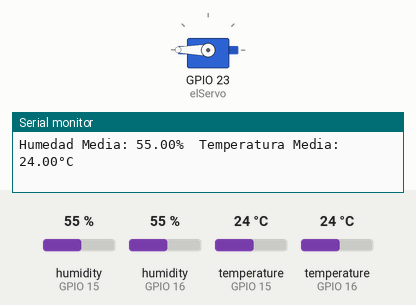
This sketch was run on a simulated ESP32. Parts: servo, the last lines printed to the serial monitor. Inputs (shaded band) come from the test bench; at power-on: humidity (sensors on GPIO 15, GPIO 16) 55 %, temperature (sensors on GPIO 15, GPIO 16) 24 °C.

Above: at 5.23 s.
At 11.1 s:
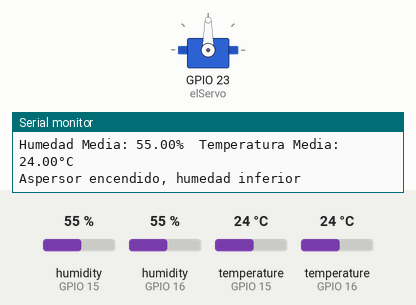
11.2 s: humidity (sensor on GPIO 15) set to 88 %
Timing chart, 0 to 14.2 s (numbered marks = the images above; inputs shaded):
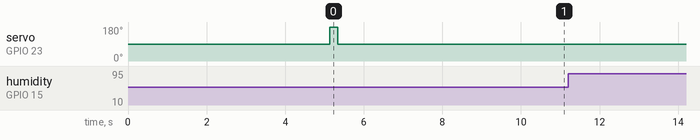

The sketch:

DHT11_2_def_servo_controller.ino
```cpp
#include <DHT.h>
#include <ESP32Servo.h>

#define DHTPIN1 15 // gpio
#define DHTPIN2 16 // gpio
#define DHTTYPE DHT11

DHT dht1(DHTPIN1, DHTTYPE);
DHT dht2(DHTPIN2, DHTTYPE);
Servo elServo;      // Objeto Servo

bool countServo = false;//Para identificar si el servo esta apagadoo encendido
int rInf = 70;
int rSup = 90;

void setup(){
    Serial.begin(9600);
    dht1.begin();
    dht2.begin();
    elServo.attach(23); //gpio
}

void loop(){
    delay(5000); // 1s
    float humedad1 = dht1.readHumidity();
    float temperatura1 = dht1.readTemperature();
    float humedad2 = dht2.readHumidity();
    float temperatura2 = dht2.readTemperature();

    if (isnan(humedad1) || isnan(temperatura1) || isnan(humedad2) || isnan(temperatura2)){
        Serial.println("Error al leer los sensores DHT11");
        return;
    }

    Serial.print("Sensor 1 - Humedad: ");  Serial.print(humedad1);  Serial.print("%\t");  Serial.print("Temperatura: ");  Serial.print(temperatura1);  Serial.println("°C");
    Serial.print("Sensor 2 - Humedad: ");  Serial.print(humedad2);  Serial.print("%\t");  Serial.print("Temperatura: ");  Serial.print(temperatura2);  Serial.println("°C");

    float humedadMedia = (humedad1 + humedad2) / 2.0;
    float temperaturaMedia = (temperatura1 + temperatura2) / 2.0;

    Serial.print("Humedad Media: ");  Serial.print(humedadMedia);  Serial.print("%\t");  Serial.print("Temperatura Media: ");  Serial.print(temperaturaMedia);  Serial.println("°C");

    if (humedadMedia <= rInf && countServo == false){
        elServo.write(180);  delay(200);  elServo.write(90);//Primer Giro encendido
        countServo = true;
        Serial.println("Aspersor se enciende");
    }else if (humedadMedia <= rInf && countServo == true){
        Serial.println("Aspersor encendido, humedad inferior");
    }else if (humedadMedia > rInf && humedadMedia <= rSup){
        Serial.println("Humedad estable");
    }else if (humedadMedia > rSup && countServo == true){
        Serial.println("Humedad maxima superada, aspersor en modo de espera:");
        elServo.write(180);  delay(200);  elServo.write(90);//Segundo Giro pausa
        delay(500);  Serial.println("Aspersor se apaga.");
        elServo.write(180);  delay(200);  elServo.write(90);//Tercer Giro apagado
        countServo = false;
    }else if (humedadMedia > rSup && countServo == false){
        Serial.println("Humedad superior, Aspersor apagado");
    }else{Serial.println("Hay un problema");}
    Serial.println("");
}
```
